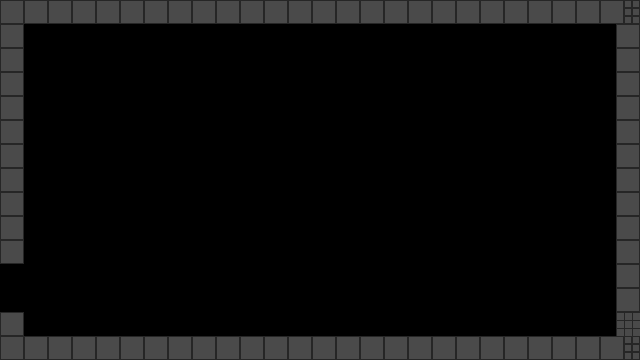

This is a level from a 2D game, rendered from its Tiled map with the project's own tilesets. A one-line summary and the map file follow, with tile-layer data summarised:
An orthogonal 80x45 tile map with 8x8 px tiles, 1 tile layer (collision), 1 hidden layer not drawn, 2 tilesets and 2 objects (spawn, warp).

<map version="1.2" tiledversion="1.2.4" orientation="orthogonal" renderorder="right-down" width="80" height="45" tilewidth="8" tileheight="8" infinite="0" nextlayerid="4" nextobjectid="7">
 <tileset firstgid="1" source="tsx/test24x24.tsx" />
 <tileset firstgid="37" source="tsx/test8x8.tsx" />
 <layer id="1" name="main" width="80" height="45" visible="0">
  <data>[3600 cells, 687 non-empty, 10 distinct tile ids]</data>
 </layer>
 <layer id="3" name="collision" width="80" height="45">
  <data>[3600 cells, 696 non-empty, 10 distinct tile ids]</data>
 </layer>
 <objectgroup id="2" name="objects">
  <object id="2" name="spawn" x="64" y="288" />
  <object id="4" name="warp" x="-16" y="264" width="16" height="48">
   <properties>
    <property name="dest" value="e" />
    <property name="map" value="testRoom2" />
    <property name="name" value="w" />
   </properties>
  </object>
 </objectgroup>
</map>